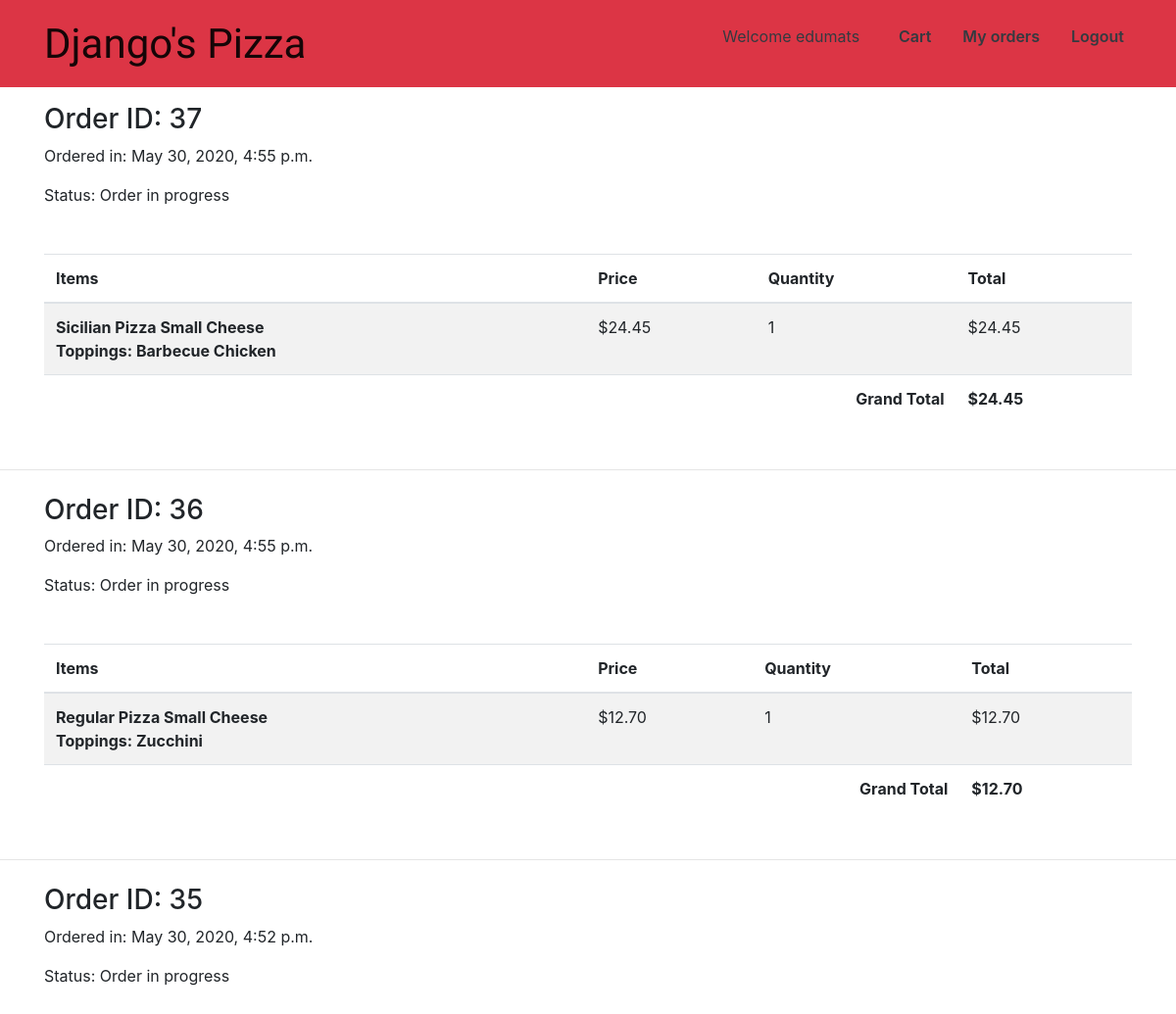
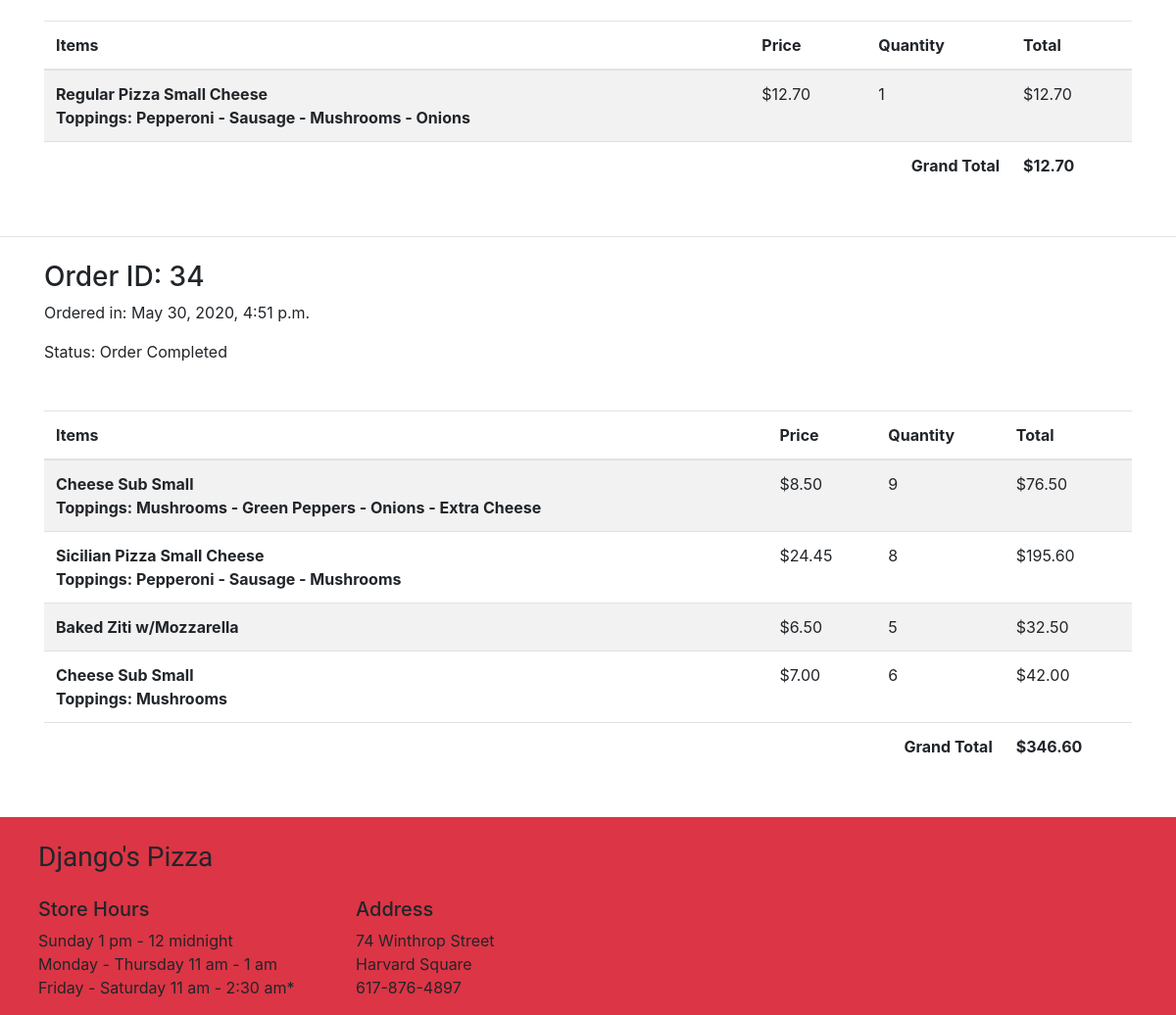
/my-orders/ (signed in), run on the app's committed database (2 pictures, top to bottom).
### carts/models.py (models this page shows, shortened)
class Cart(models.Model):
    user = models.ForeignKey(
        get_user_model(),
        on_delete=models.CASCADE,
    )
    items = models.ManyToManyField('CartItem', related_name='cart_items')
    created = models.DateTimeField(auto_now_add=True)
    ordered = models.BooleanField(default=False)
    completed = models.BooleanField(default=False)
    def get_total(self):
        total = 0
        for order_item in self.items.all():
            total += order_item.get_total_price()
        return total

class CartItem(models.Model):
    item = models.ForeignKey('orders.Product', on_delete=models.CASCADE, related_name='products')
    sub_toppings = models.ManyToManyField('orders.SubTopping', related_name='subs', blank=True)
    pizza_toppings = models.ManyToManyField('orders.PizzaTopping', related_name='pizzas', blank=True)
    created = models.DateTimeField(auto_now_add=True)
    quantity = models.PositiveIntegerField(default=1, validators=[MinValueValidator(1), MaxValueValidator(200)])
    def get_total_price(self):
        if self.sub_toppings.exists():
            return (self.item.price + sum([topping.price for topping in self.sub_toppings.all()])) * self.quantity
        return self.quantity * self.item.price
    def get_price(self):
        if self.sub_toppings.exists():
            return (self.item.price + sum([topping.price for topping in self.sub_toppings.all()]))
        else:
            return self.item.price
    def get_toppings(self):
        if self.sub_toppings.exists():
            return f"Toppings: {' - '.join([str(topping) for topping in self.sub_toppings.all()])}"
        elif self.pizza_toppings.exists():
            return f"Toppings: {' - '.join([str(topping) for topping in self.pizza_toppings.all()])}"
        else:
            return ""

### orders/models.py (models this page shows, shortened)
class Product(models.Model):
    name = models.CharField(max_length=100, blank=True)
    price = models.DecimalField(max_digits=6, decimal_places=2)
    slug = models.SlugField(max_length=120, unique=True)
    image = models.URLField(default='https://via.placeholder.com/150')
    description = models.CharField(max_length=500, blank=True)
    created = models.DateTimeField(auto_now_add=True)
    objects = InheritanceManager()
    _downcast = None
    def __str__(self):
        return f"{self.name}"

class PizzaTopping(models.Model):
    name = models.CharField(max_length=70, help_text="Choose your toppings")
    def __str__(self):
        return f"{self.name}"

class SubTopping(models.Model):
    name = models.CharField(max_length=70, help_text="Choose your toppings")
    price = models.DecimalField(max_digits=5, decimal_places=2, help_text="Topping price")
    def __str__(self):
        return f"{self.name}"

### orders/views.py (the view)
# urls.py: path("my-orders/", product_views.my_orders, name="my-orders"),
@login_required
def my_orders(request):
    user = request.user.get_username()
    context = {
        "orders": Cart.objects.filter(user__username=user, ordered=True).order_by('-id')
    }
    return render(request, "orders/my_orders.html", context)

### orders/templates/orders/my_orders.html (shortened to what this page needs)
{% extends "orders/layout.html" %}
{% block body %}
{% for item in orders %}
    <div class="container">
        <h3 class="mt-3">Order ID: {{ item.id }}</h3>
        <p>Ordered in: {{ item.created }}</p>
        {% if item.completed %}
            <p>Status: Order Completed</p>
        {% else %}
            <p>Status: Order in progress</p>
        {% endif %}
        <table class="table table-striped table-responsive-sm my-5">
            <thead>
                <tr>
                    <th scope="col">Items</th>
                    <th scope="col">Price</th>
                    <th scope="col">Quantity</th>
                    <th scope="col">Total</th>
                </tr>
            </thead>
            <tbody>
                {% for product in item.items.all %}
                    <tr>
                      <th scope="row">{{ product.item }} <br /> <span>{{ product.get_toppings }}</span></th>
                      <td>${{ product.get_price }}</td>
                      <td>{{ product.quantity }}</td>
                      <td>${{ product.get_total_price }}</td>
                    </tr>
                {% endfor %}
            </tbody>
            <tfoot>
                <tr>
                    <td colspan='3' class='text-right font-weight-bold'>Grand Total</td>
                    <td class='font-weight-bold'>${{ item.get_total }}</td>
                </tr>
            </tfoot>
        </table>
    </div>
    {% if not forloop.last %}
        <hr class="my-4">
    {% endif %}
{% endfor %}
{% endblock %}

### orders/templates/orders/layout.html (shortened to what this page needs)
{% load static %}
<!DOCTYPE html>
<html lang="en">
<head>
    <link rel="stylesheet" href="https://stackpath.bootstrapcdn.com/bootstrap/4.4.1/css/bootstrap.min.css">
    <link rel="stylesheet" type="text/css" href="{% static 'orders/styles.css' %}">
</head>
<body>
    <nav class="navbar navbar-expand-lg navbar-light bg-danger nav nav-masthead">
        <div class='container'>
            <a class="navbar-brand" href="{% url 'index' %}">Django's Pizza</a>
            <div class="collapse navbar-collapse" id="navbarSupportedContent">
                <div class="navbar-nav ml-auto">
                    {% if user.is_authenticated %}
                        <p class="p-2 text-dark mr-4">Welcome {{ user.username }}</p>
                        <a class="p-2 text-dark nav-link" href="{% url 'cart' %}">Cart</a>
                        <a class="p-2 text-dark nav-link" href="{% url 'my-orders' %}">My orders</a>
                        <a class="p-2 text-dark nav-link" href="{% url 'logout' %}">Logout</a>
                    {% else %}
                        <a class="p-2 text-dark nav-link" href="{% url 'cart' %}">Cart</a>
                        <a class="p-2 text-dark nav-link" href="{% url 'login' %}">Login</a>
                        <a class="p-2 text-dark nav-link" href="{% url 'register' %}">Register</a>
                    {% endif %}
                </div>
            </div>
        </div>
    </nav>
    <main>
        {% block body %}
        {% endblock %}
    </main>
    <div class="container-fluid bg-danger mt-5">
        <footer class="pt-4">
            <div class="row">
                <div class="col-12">
                    <h3 id="footer-logo" class="ml-4 mb-4">Django's Pizza</h3>
                </div>
                <div class="col-12 col-md-3 ml-4">
                    <h5>Store Hours</h5>
                    <p>Sunday	1 pm - 12 midnight <br />
                        Monday - Thursday	11 am - 1 am <br />
                        Friday - Saturday	11 am - 2:30 am*</p>
                </div>
                <div class="col-12 col-md-3 ml-4">
                    <h5>Address</h5>
                    <p>74 Winthrop Street<br />
                        Harvard Square<br />
                        617-876-4897</p>
                </div>
            </div>
        </footer>
    </div>
</body>
</html>

### orders/static/orders/styles.css (style rules this page uses)
.navbar-brand { font-family: 'Kaushan Script', cursive; font-size: 3.5vw; }
#footer-logo { font-family: 'Kaushan Script', cursive; }
.nav-masthead .nav-link { padding: .25rem 0; font-weight: 600; color: rgba(255, 255, 255, .5); background-color: transparent; border-bottom: .25rem solid transparent; }
.nav-masthead .nav-link + .nav-link { margin-left: 1rem; }

### data on the page
Cart: id "37", created "May 30, 2020, 4:55 p.m.", completed "Status: Order in progress", get_total "24.45"
CartItem: item "Sicilian Pizza Small Cheese", get_toppings "Toppings: Barbecue Chicken", get_price "24.45", quantity "1", get_total_price "24.45"
Cart: id "36", created "May 30, 2020, 4:55 p.m.", completed "Status: Order in progress", get_total "12.70"
CartItem: item "Regular Pizza Small Cheese", get_toppings "Toppings: Zucchini", get_price "12.70", quantity "1", get_total_price "12.70"
Cart: id "35", created "May 30, 2020, 4:52 p.m.", completed "Status: Order in progress", get_total "12.70"
CartItem: item "Regular Pizza Small Cheese", get_toppings "Toppings: Pepperoni - Sausage - Mushrooms - Onions", get_price "12.70", quantity "1", get_total_price "12.70"
Cart: id "34", created "May 30, 2020, 4:51 p.m.", completed "Status: Order Completed", get_total "346.60"
CartItem: item "Cheese Sub Small", get_toppings "Toppings: Mushrooms - Green Peppers - Onions - Extra Cheese", get_price "8.50", quantity "9", get_total_price "76.50"
CartItem: item "Sicilian Pizza Small Cheese", get_toppings "Toppings: Pepperoni - Sausage - Mushrooms", get_price "24.45", quantity "8", get_total_price "195.60"
CartItem: item "Baked Ziti w/Mozzarella", get_price "6.50", quantity "5", get_total_price "32.50"
CartItem: item "Cheese Sub Small", get_toppings "Toppings: Mushrooms", get_price "7.00", quantity "6", get_total_price "42.00"

### other printed values
{{ user.username }} "edumats"
